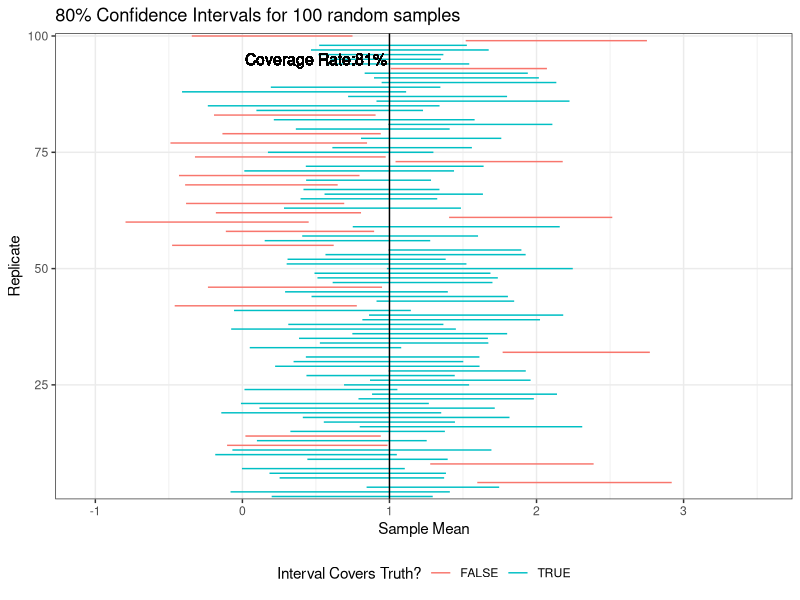

Source code (R):
## ---- chunk 1
library(tidyverse)

sample_mean_ci <- function(n, r, pars){
  mu <- pars[1] #true mean is mu
  replicate(r, { #use replicate function to do r times
    samp <- rnorm(n, mean=pars[1], sd=sqrt(pars[2]))
    data.frame(mean = mean(samp),
               #using t-distribution confidence interval (CI)
               lower = mean(samp) - sd(samp)/sqrt(n)*qt(1 - 0.2/2, length(samp)-1),
               upper = mean(samp) + sd(samp)/sqrt(n)*qt(1 - 0.2/2, length(samp)-1))
  }, simplify = FALSE) %>% bind_rows() %>%
    rownames_to_column(var = "replicate") %>%
    mutate(cover = lower < mu & upper > mu) %>% #coverage of true mean
    mutate(coverage = mean(cover))
}

#store result: e.g., sample size 100, repeat 1000 times, Normal(1, 4)
true_mean <- 1
result <- sample_mean_ci(n=20, r=1000, pars=c(true_mean, 4))

#plot the first 100 of these intervals: for illustration purposes
ggplot(result, aes(x = lower, xend = upper, y = replicate, yend = replicate, col=cover)) +
  #differentiate colors (`col`) based on `cover` indicating whether it contains true mean
  geom_segment() + 
  geom_vline(xintercept = true_mean) + #true mean here
  annotate(geom="text", x=0.5, y=95, size=4, 
           label=paste0("Coverage Rate:", round(result$coverage, 3)*100, "%")) +
  #plot first 100 rows by `limits` + adjust y-axis ticks by `breaks`
  scale_y_discrete(breaks = seq(25, 100, by=25), limits = seq(1, 100, by=1)) +
  labs(title="80% Confidence Intervals for 100 random samples", x="Sample Mean", y="Replicate") +
  scale_colour_discrete(name  ="Interval Covers Truth?") +
  theme_bw() + theme(legend.position = "bottom")
